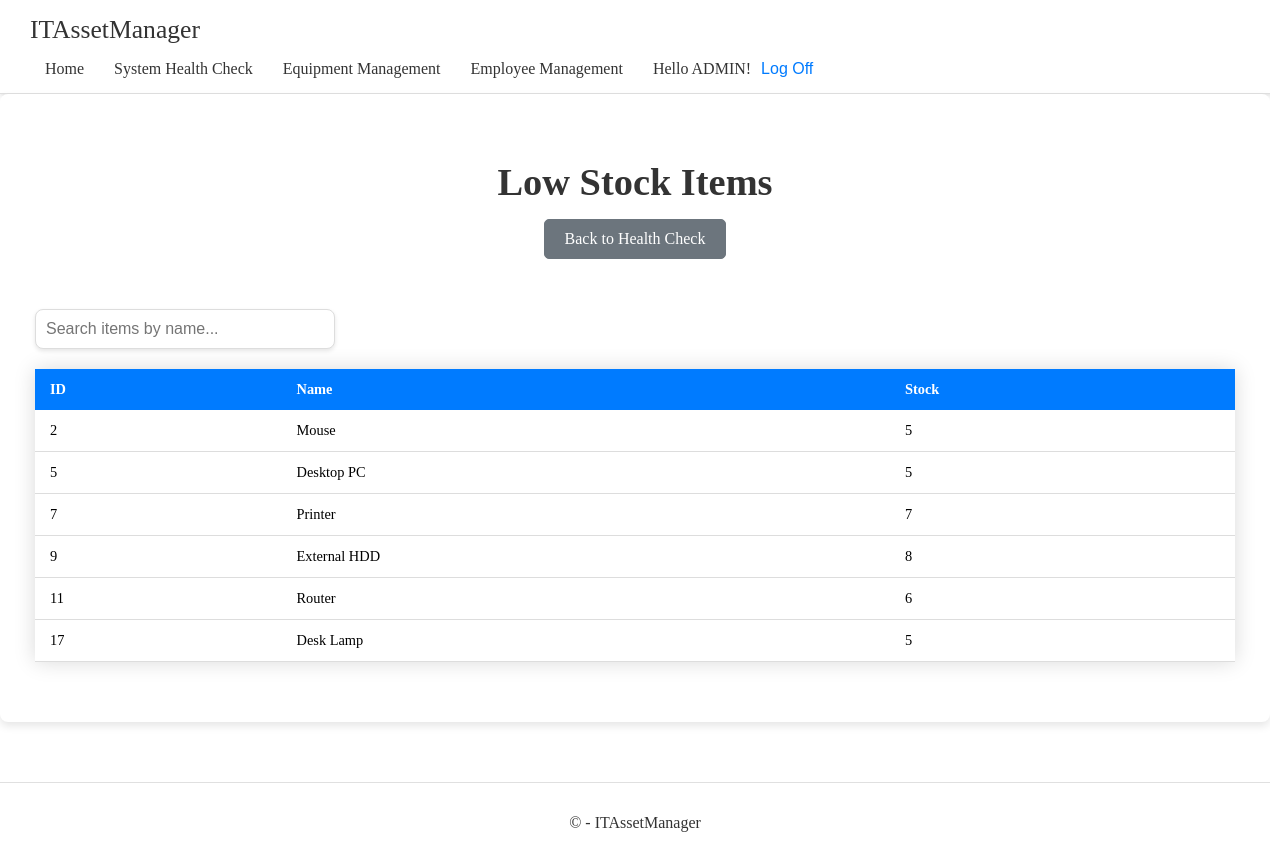
Page /systemhealthcheck/low_stock_items/ (signed in) on the committed database.
### app/models.py (models this page shows, shortened)
class Equipment(models.Model):
    CONDITION_CHOICES = [
        ('new', 'New'),
        ('good', 'Good'),
        ('fair', 'Fair'),
        ('poor', 'Poor'),
        ('broken', 'Broken'),
    ]
    USAGE_STATUS_CHOICES = [
        ('free', 'Free'),
        ('in_use', 'In Use'),
        ('maintenance', 'Maintenance'),
        ('in_repair', 'In Repair'),
    ]
    name = models.CharField(max_length=100)
    description = models.TextField(null=True, blank=True)  # Nullable and blankable
    purchased_date = models.DateField(default=date.today)  # Default to current day
    serial_number = models.CharField(max_length=100, unique=True)
    assigned_users = models.ManyToManyField(User, blank=True)
    condition_status = models.CharField(max_length=10, choices=CONDITION_CHOICES, default='new')
    usage_status = models.CharField(max_length=15, choices=USAGE_STATUS_CHOICES, default='free')
    stock = models.PositiveIntegerField(default=0)

### app/decorators.py (the view)
    def wrapper(request, *args, **kwargs):
        if not request.user.is_authenticated:
            return redirect('login')
        return view_func(request, *args, **kwargs)

### app/views.py (called while the page is built)
@login_required
def low_stock_items(request):
    low_stock_items = Equipment.objects.filter(stock__lt=LOW_STOCK_THRESHOLD)
    context = {
        'low_stock_items': low_stock_items,
    }
    return render(request, 'app/systemhealthcheck/low_stock_items.html', context)

### app/templates/app/systemhealthcheck/low_stock_items.html (shortened to what this page needs)
{% extends 'app/base.html' %}
{% load static %}
{% block extra_head %}
<link rel="stylesheet" href="{% static 'app/content/low_stock/low_stock_items.css' %}">
{% endblock %}
{% block content %}
<main style="flex: 1; padding: 40px 20px; display: flex; justify-content: center; background-color: #ffffff; border-radius: 8px; box-shadow: 0 4px 8px rgba(0, 0, 0, 0.1);">
    <div style="width: 100%; max-width: 1200px; margin: 0 auto;">
        <div style="text-align: center; margin-bottom: 30px;">
            <h1 style="color: #333; font-size: 2.4rem; margin-bottom: 15px;">Low Stock Items</h1>
            <a href="{% url 'system_health_check' %}" style="display: inline-block; background-color: #6c757d; color: #ffffff; text-align: center; padding: 10px 20px; border-radius: 5px; text-decoration: none; transition: background-color 0.2s, border-color 0.2s, box-shadow 0.2s; border: 1px solid #6c757d; margin-bottom: 20px; position: relative;"
               onmouseover="this.style.backgroundColor='#5a6268'; this.style.borderColor='#5a6268'; this.style.boxShadow='0 4px 8px rgba(0, 0, 0, 0.2)';"
               onmouseout="this.style.backgroundColor='#6c757d'; this.style.borderColor='#6c757d'; this.style.boxShadow='0 2px 4px rgba(0, 0, 0, 0.1)';">Back to Health Check</a>
        </div>
        <div style="margin-bottom: 20px;">
            <input type="search" data-search="lowStockTableBody"
                   placeholder="Search items by name..."
                   style="width: 100%; max-width: 300px; padding: 10px; font-size: 1rem; border: 1px solid #ddd; border-radius: 8px; box-shadow: 0 2px 4px rgba(0, 0, 0, 0.1); transition: border-color 0.3s ease; outline: none; margin-bottom: 20px;">
            <table style="width: 100%; border-collapse: collapse; font-size: 0.9rem; box-shadow: 0 0 20px rgba(0, 0, 0, 0.15);">
                <thead style="background-color: #007bff; color: #ffffff;">
                    <tr>
                        <th style="padding: 12px 15px; text-align: left;">ID</th>
                        <th style="padding: 12px 15px; text-align: left;">Name</th>
                        <th style="padding: 12px 15px; text-align: left;">Stock</th>
                    </tr>
                </thead>
                <tbody id="lowStockTableBody">
                    {% for item in low_stock_items %}
                    <tr style="border-bottom: 1px solid #dddddd;">
                        <td style="padding: 12px 15px;">{{ item.id }}</td>
                        <td style="padding: 12px 15px;">{{ item.name }}</td>
                        <td style="padding: 12px 15px;">{{ item.stock }}</td>
                    </tr>
                    {% endfor %}
                </tbody>
            </table>
        </div>
    </div>
</main>
{% endblock %}

### app/templates/app/loginpartial.html (shortened to what this page needs)
{% if user.is_authenticated %}
<div class="navbar-user-actions">
    <span class="navbar-user-greeting">Hello {{ user.username|upper }}!</span>
    <form id="logoutForm" action="{% url 'logout' %}" method="post" class="navbar-logoff-form">
        <button type="submit" class="navbar-logoff-button">Log Off</button>
    </form>
</div>
{% else %}
<div class="navbar-user-actions">
    <a href="{% url 'login' %}" class="navbar-logoff-button">Log In</a>
</div>
{% endif %}

### app/static/app/content/base.css (style rules this page uses)
.navbar-user-actions { display: flex; align-items: self-end; margin-left: auto; }
.navbar-user-actions .navbar-user-greeting { color: #333; font-size: 1rem; padding-right: 10px; }
.navbar-user-actions .navbar-logoff-button { color: #007bff; text-decoration: none; font-size: 1rem; background: none; border: none; cursor: pointer; padding: 0; transition: color 0.3s ease; }
html, body { height: 100%; margin: 0; }
body { display: flex; flex-direction: column; }

### staticfiles/app/content/systemhealthcheck/low_stock_items.css (style rules this page uses)
h1, h2 { text-align: center; margin-bottom: 20px; }

### rows in the picture
Equipment: id "2", name "Mouse", stock "5"
Equipment: id "5", name "Desktop PC", stock "5"
Equipment: id "7", name "Printer", stock "7"
Equipment: id "9", name "External HDD", stock "8"
Equipment: id "11", name "Router", stock "6"
Equipment: id "17", name "Desk Lamp", stock "5"

### other values in the picture
{{ user.username|upper }} "ADMIN"
